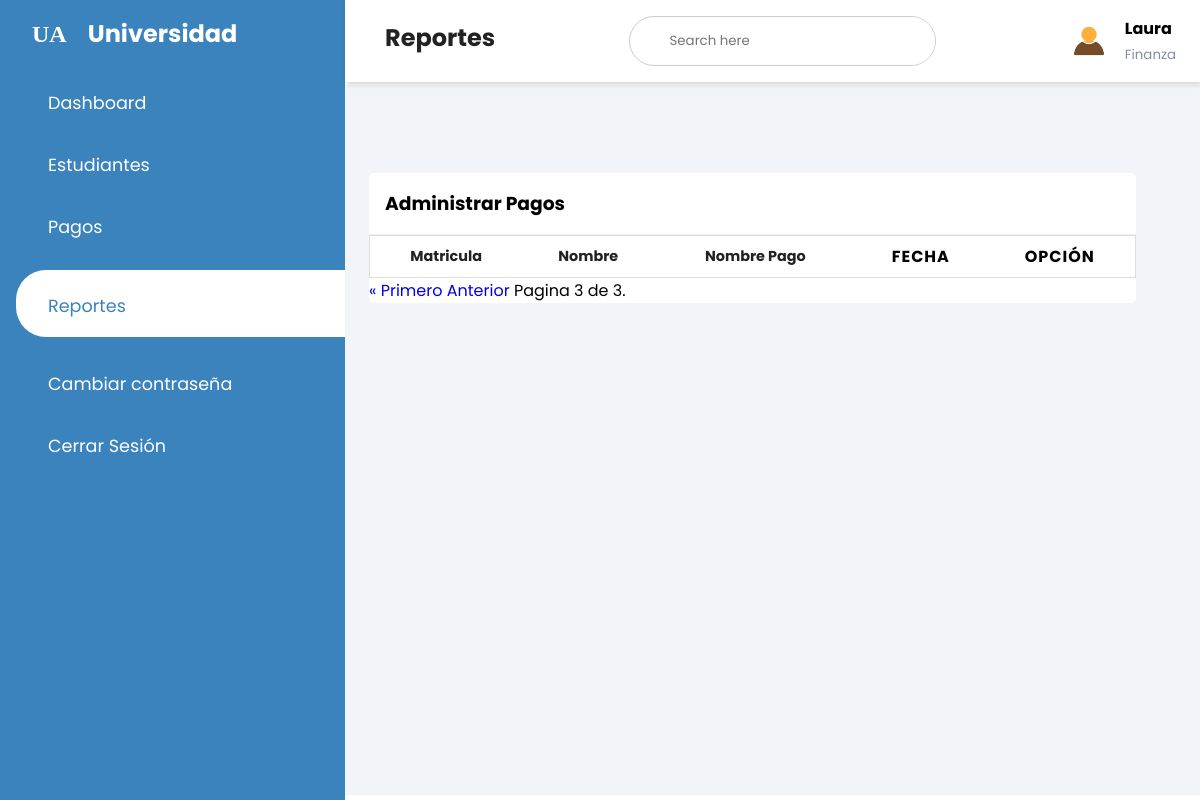
Page /finance/report/?page=3 (signed in) on the earlier database version.
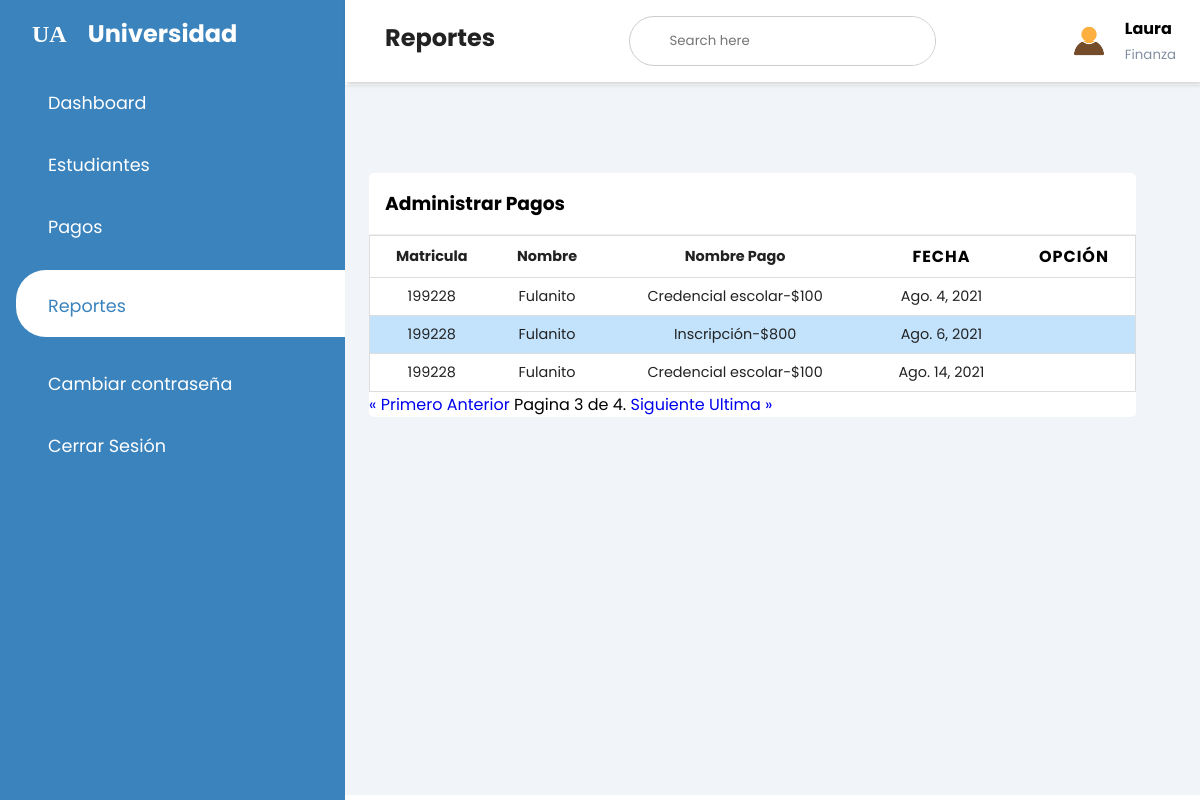
Same page on the later database version.
### pagos/models.py (models this page shows, shortened)
class Tramite(models.Model):
    ESTADO = (
			('Completado', 'Completado'),
			('En Progreso', 'En Progreso'),
            ('Deuda', 'Deuda'),
			)
    clave_alumno = models.ForeignKey(Alumno, null=True, blank=True, on_delete=models.CASCADE)
    clave_pago = models.ForeignKey(Pago, null=True, blank=True, on_delete=models.CASCADE)
    fecha_tramitado = models.DateTimeField(auto_now_add=True, null=True)
    encargado_tramite = models.ForeignKey(Finanza, null=True, blank=True, on_delete=models.CASCADE)
    pago_parcial = models.CharField(max_length=100)
    proximo_pago = models.DateField(auto_now_add=False, null=True, blank=True)
    monto_adeudo = models.IntegerField(null=True, blank=True)
    estado = models.CharField(max_length=100, choices=ESTADO)

class Alumno(models.Model):
    ESTATUS = (
			('Activo', 'Activo'),
			('Baja', 'Baja'),
            ('Graduado', 'Graduado'),
			)
    matricula = models.CharField(max_length=100, primary_key=True)
    user = models.OneToOneField(User, null=True, blank=True, on_delete=models.CASCADE)
    email = models.CharField(max_length=100,null=True, blank=True)
    nombre = models.CharField(max_length=100,null=True, blank=True)
    apellido = models.CharField(max_length=150, null=True, blank=True)
    direccion = models.CharField(max_length=100, null=True, blank=True)
    telefono = models.CharField(max_length=12, null=True, blank=True)
    clave_carrera = models.ForeignKey(Carrera, null=True, blank=True, on_delete=models.CASCADE)
    clave_plantel = models.ForeignKey(Plantel, null=True, blank=True, on_delete=models.CASCADE)
    estatus = models.CharField(max_length=100, choices=ESTATUS, default=ESTATUS[0][0])

class Pago(models.Model):
    tipo_pago = models.CharField(max_length=200)
    monto = models.IntegerField(null=True)
    def __str__(self):
        return self.tipo_pago+'-$'+str(self.monto)

### core/decorators.py (the view)
		def wrapper_func(request, *args, **kwargs):
			group = None
			if request.user.groups.exists():
				group = request.user.groups.all()[0].name
			if group in allowed_roles:
				return view_func(request, *args, **kwargs)
			else:
				return HttpResponse('No estás autorizado a ver esta página')

### finance/views.py (called while the page is built)
@login_required(login_url='login')
@allowed_users(allowed_roles=['finanza'])
def reporte(request):
    busqueda = request.GET.get('buscar')
    perfil = request.user.finanza
    pago = Tramite.objects.all()
    if busqueda:
        pago = Tramite.objects.filter(clave_alumno=busqueda)
    paginator = Paginator(pago, 5)
    page_number = request.GET.get('page')
    page_obj = paginator.get_page(page_number)
    return render(request,'finance/reportes.html',{'perfil':perfil, 'page_obj': page_obj})

### finance/templates/finance/reportes.html (shortened to what this page needs)
{% extends 'core/base_finance.html' %}
{% load static %}
{% block titleheader %}Reportes{% endblock %}
{% block content %}
<div class="recent-grid">
	<div class="projects">
		<div class="card">
			<div class="card-header">
				<h3>Administrar Pagos</h3>
			</div>
			<div class="card-body">
				<div class="table-responsive">
					{% if page_obj %}
					<table width="100%">
						<thead>
							<tr>
								<td>Matricula</td>
								<td>Nombre</td>
								<td>Nombre Pago</td>
								<th>Fecha</th>
								<th>Opción</th>
							</tr>
						</thead>
						<tbody>
							{% for pagos in page_obj %}
							{% if pagos.estado != "Completado" %}
							<tr>
								<td data-label="Matricula:" >{{pagos.clave_alumno.matricula}}</td>
								<td data-label="Nombre:" >{{pagos.clave_alumno.nombre}}</td>
								<td data-label="Nombre Pago:" >{{pagos.clave_pago}}</td>
								<td data-label="Monto Adeudo:" >{{pagos.proximo_pago}}</td>
								<td data-label="Realizar Cobro:" >
								</td>
							</tr>
							{% endif %}
							{% endfor %}
						</tbody>
					</table>
					{% else %}
						<h1>No Existen Adeudos</h1>
					{% endif %}
					<div class="pagination">
						<span class="step-links">
							{% if page_obj.has_previous %}
								<a class="paginador" href="?page=1">&laquo; Primero</a>
								<a class="paginador" href="?page={{ page_obj.previous_page_number }}">Anterior</a>
							{% endif %}
							<span class="current">
								Pagina {{ page_obj.number }} de {{ page_obj.paginator.num_pages }}.
							</span>
							{% if page_obj.has_next %}
								<a class="paginador" href="?page={{ page_obj.next_page_number }}">Siguiente</a>
								<a class="paginador" href="?page={{ page_obj.paginator.num_pages }}">Ultima &raquo;</a>
							{% endif %}
						</span>
					</div>
				</div>
			</div>
		</div>
	</div>
</div>
{% endblock %}

Differences in the rows shown:
added Tramite: clave_alumno.matricula "199228", clave_alumno.nombre "Fulanito", clave_pago "Credencial escolar-$100", proximo_pago "Ago. 4, 2021"
added Tramite: clave_alumno.matricula "199228", clave_alumno.nombre "Fulanito", clave_pago "Inscripción-$800", proximo_pago "Ago. 6, 2021"
added Tramite: clave_alumno.matricula "199228", clave_alumno.nombre "Fulanito", clave_pago "Credencial escolar-$100", proximo_pago "Ago. 14, 2021"
Other differences:
{{ page_obj.paginator.num_pages }}: "3" → "4"
text now shown: "Siguiente Ultima »"
